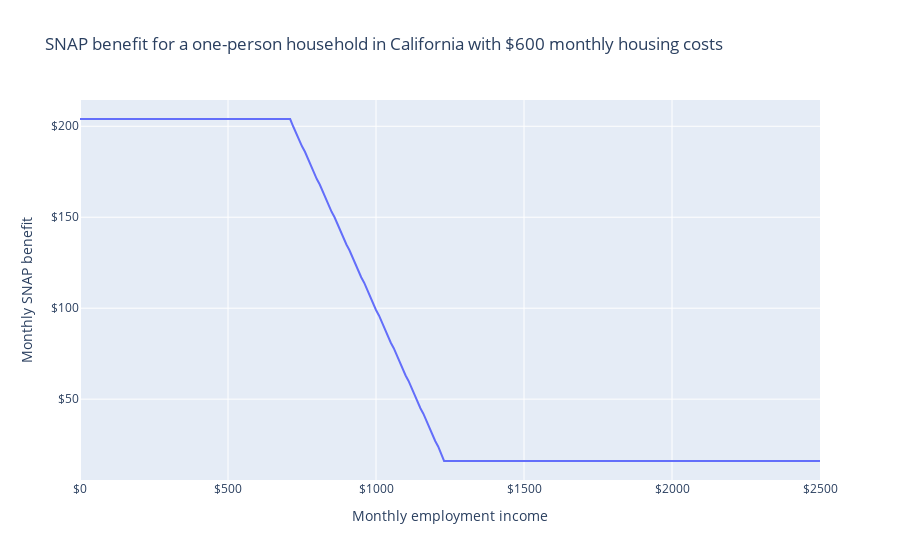

Here is the notebook cell this chart was saved with:
### Markdown cell above
What if their earnings change? They receive the maximum benefit of \$204 per month until they reach \$720 in monthly earnings, at which point it starts phasing out until their earnings reach \$1,230.

### Code cell
sim.vary("employment_income", max=2500 * 12, step=120)

import plotly.express as px

LABELS = dict(
    employment_income="Monthly employment income",
    housing_cost="Monthly housing cost",
    snap="Monthly SNAP benefit",
    mtr="Marginal tax rate",
    housing_subsidy_rate="Housing subsidy rate",
)

df = pd.DataFrame(
    dict(
        employment_income=sim.calc("employment_income")[0],
        snap=sim.calc("snap")[0],
        mtr=-sim.deriv("snap", "employment_income"),
    )
)
df[["employment_income", "snap"]] = (
    df[["employment_income", "snap"]] / 12
).round()

fig = px.line(
    df,
    "employment_income",
    "snap",
    labels=LABELS,
    title="SNAP benefit for a one-person household in California with $600 monthly housing costs",
)
fig.update_layout(xaxis_tickformat="$", yaxis_tickformat="$")
fig.show()

### Figure 1 — Plotly figure (JSON) as saved in the notebook; plotly's stock layout.template omitted (floating-point values rounded to 4 significant figures; data arrays with more than 128 entries replaced by an {"elided": "..."} marker saying what was removed)
{"data": [{"hovertemplate": "Monthly employment income=%{x}<br>Monthly SNAP benefit=%{y}<extra></extra>", "legendgroup": "", "line": {"color": "#636efa", "dash": "solid"}, "marker": {"symbol": "circle"}, "mode": "lines", "name": "", "orientation": "v", "showlegend": false, "type": "scatter", "x": {"elided": "251 int values"}, "xaxis": "x", "y": {"elided": "251 int values"}, "yaxis": "y"}], "layout": {"autosize": true, "legend": {"tracegroupgap": 0}, "title": {"text": "SNAP benefit for a one-person household in California with $600 monthly housing costs"}, "xaxis": {"anchor": "y", "autorange": true, "domain": [0, 1], "range": [0, 2500], "tickformat": "$", "title": {"text": "Monthly employment income"}, "type": "linear"}, "yaxis": {"anchor": "x", "autorange": true, "domain": [0, 1], "range": [5.556, 214.4], "tickformat": "$", "title": {"text": "Monthly SNAP benefit"}, "type": "linear"}}}
